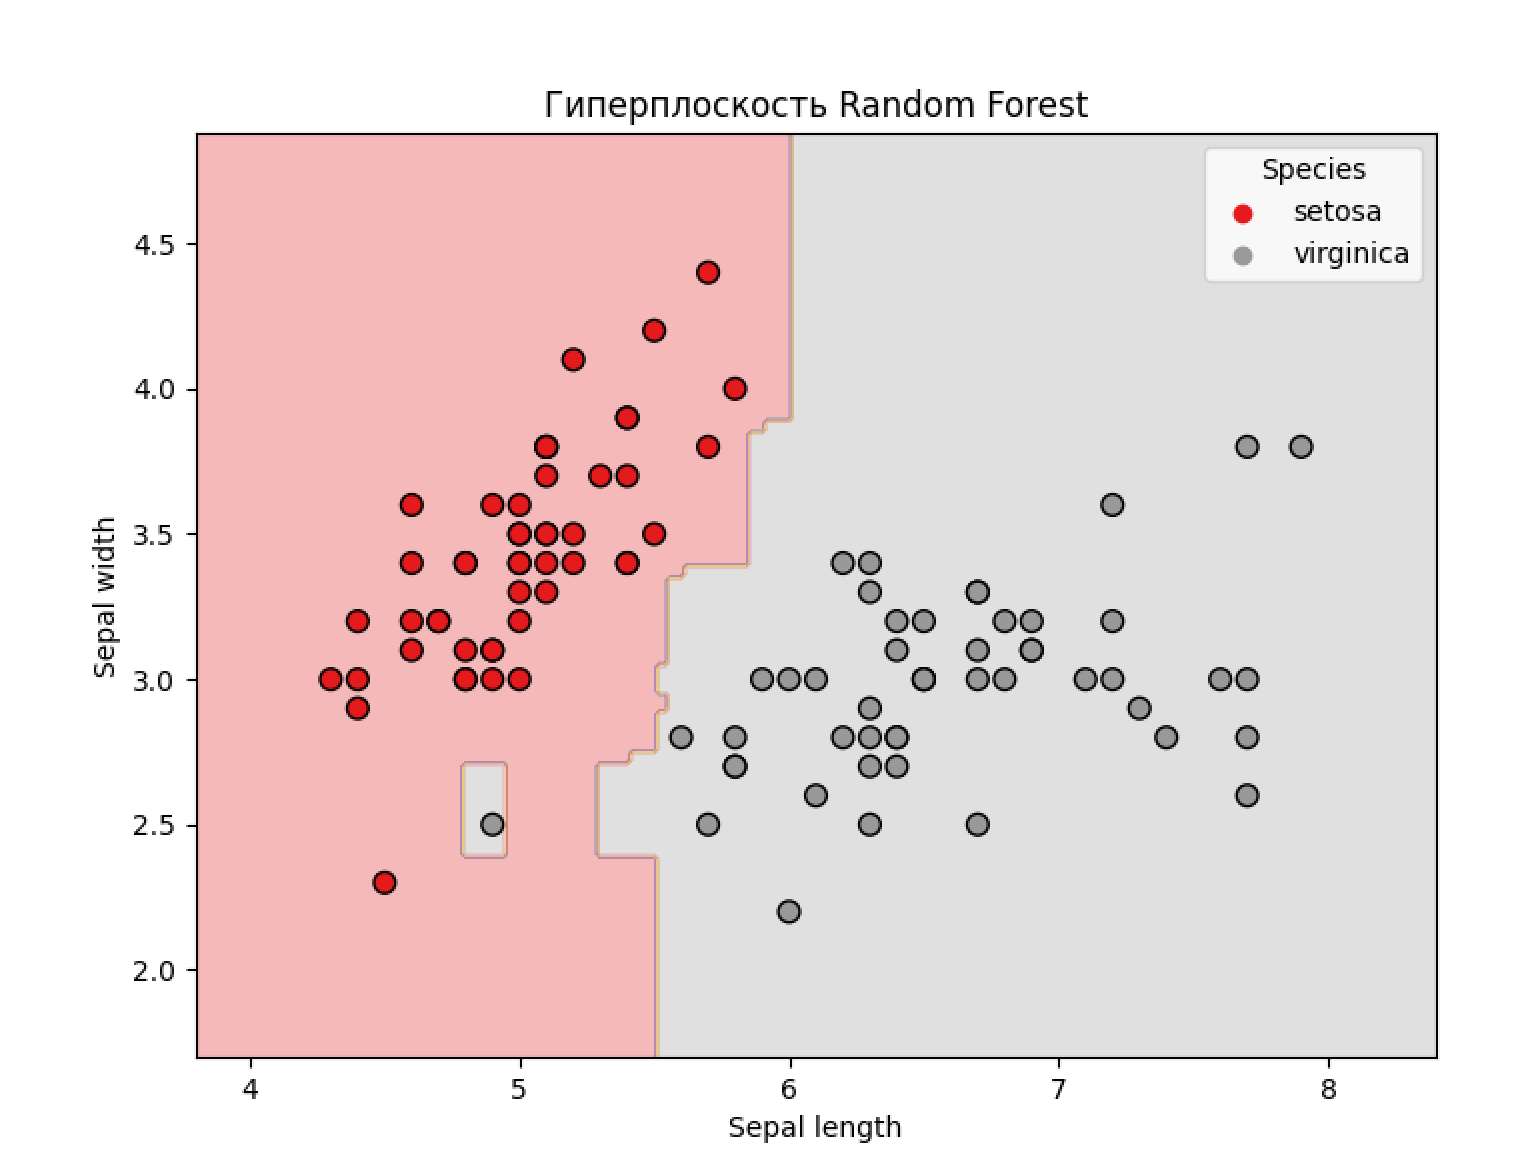

This chart was generated by the following Python code:
import numpy as np
import pandas as pd
import seaborn as sns
import matplotlib.pyplot as plt
from sklearn.ensemble import RandomForestClassifier
from sklearn.model_selection import train_test_split

data = sns.load_dataset('iris')

data = data[data['species'] != 'versicolor']

X = data.iloc[:, :2]
y = data['species'].astype('category').cat.codes

X_train, X_test, y_train, y_test = train_test_split(
    X, y,
    test_size=0.3,
    random_state=42
)

model = RandomForestClassifier(
    random_state=42
)

model.fit(X_train, y_train)

x_min, x_max = X.iloc[:, 0].min() - 0.5, X.iloc[:, 0].max() + 0.5
y_min, y_max = X.iloc[:, 1].min() - 0.5, X.iloc[:, 1].max() + 0.5
xx, yy = np.meshgrid(np.arange(x_min, x_max, 0.02),
                     np.arange(y_min, y_max, 0.02))

Z = model.predict(np.c_[xx.ravel(), yy.ravel()])
Z = Z.reshape(xx.shape)

plt.figure(figsize=(8, 6))
plt.contourf(xx, yy, Z, alpha=0.3, cmap='Set1')

scatter = plt.scatter(
    X.iloc[:, 0], 
    X.iloc[:, 1], 
    c=y, 
    cmap='Set1', 
    edgecolor='k', 
    s=60
)

labels = data['species'].astype('category').cat.categories.tolist()

plt.legend(handles=scatter.legend_elements()[0], labels=labels, title="Species")
plt.title("Гиперплоскость Random Forest")
plt.xlabel("Sepal length")
plt.ylabel("Sepal width")
plt.show()
